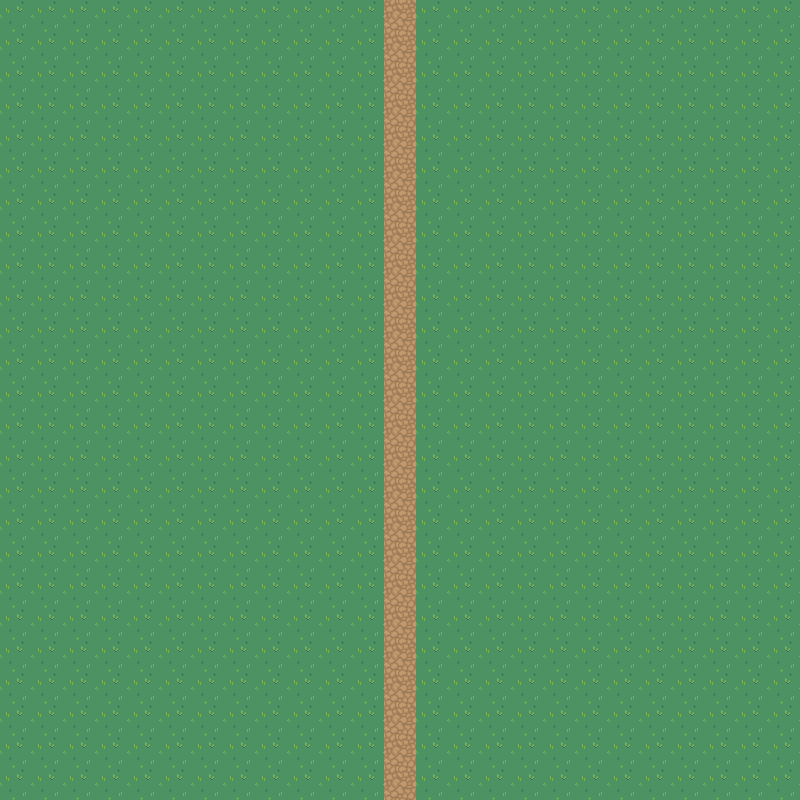

This game map was drawn from its Tiled (.tmx) file and the tilesets committed beside it. A one-line description and the trimmed map source follow:
An orthogonal 50x50 tile map with 16x16 px tiles, 2 tile layers (background, path) and 3 objects (2x tp, player).

<map version="1.10" tiledversion="1.10.2" orientation="orthogonal" renderorder="right-down" width="50" height="50" tilewidth="16" tileheight="16" infinite="0" nextlayerid="6" nextobjectid="4">
 <tileset firstgid="1" source="nature.tsx" />
 <layer id="1" name="background" width="50" height="50">
  <data>[2500 cells, 2500 non-empty, 4 distinct tile ids]</data>
 </layer>
 <layer id="2" name="path" width="50" height="50">
  <data>[2500 cells, 100 non-empty, 4 distinct tile ids]</data>
 </layer>
 <objectgroup id="3" name="tp">
  <object id="1" name="2" type="tp" x="384" y="0" width="32" height="32">
   <properties>
    <property name="collision" type="bool" value="true" />
   </properties>
  </object>
  <object id="2" name="4" type="tp" x="384" y="768" width="32" height="32">
   <properties>
    <property name="collision" type="bool" value="true" />
   </properties>
  </object>
 </objectgroup>
 <objectgroup id="4" name="player">
  <object id="3" name="player" x="403" y="387">
   <point />
  </object>
 </objectgroup>
</map>
